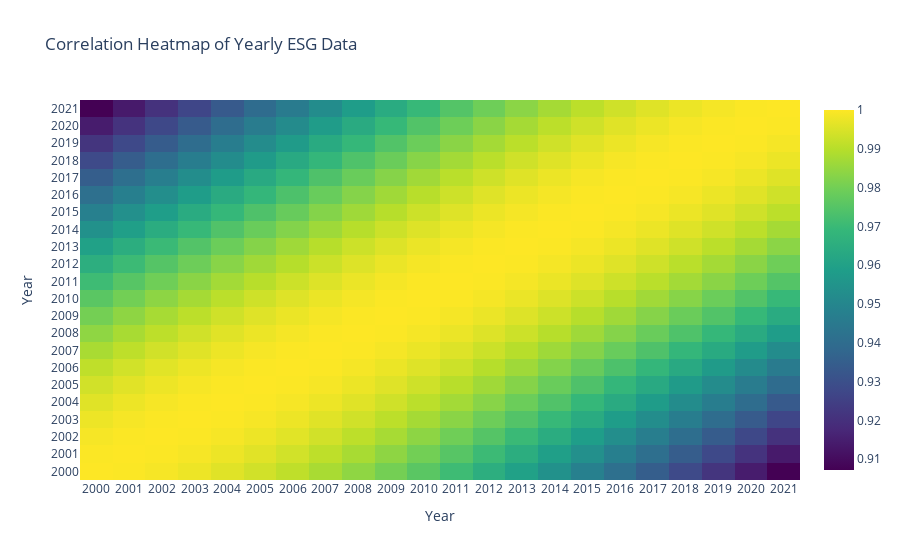

Notebook source saved alongside this figure:
### Code cell
# Compute correlation between year columns and create a heatmap
corr = data_cleaned[year_columns].corr()
fig = go.Figure(data=go.Heatmap(
    z=corr.values,
    x=corr.columns,
    y=corr.columns,
    colorscale='Viridis'
))
fig.update_layout(title='Correlation Heatmap of Yearly ESG Data', xaxis_title='Year', yaxis_title='Year')
fig.show()

### Figure 1 — Plotly figure (JSON) as saved in the notebook; plotly's stock layout.template omitted (floating-point values rounded to 4 significant figures; data arrays with more than 128 entries replaced by an {"elided": "..."} marker saying what was removed)
{"data": [{"colorscale": [[0, "#440154"], [0.1111, "#482878"], [0.2222, "#3e4989"], [0.3333, "#31688e"], [0.4444, "#26828e"], [0.5556, "#1f9e89"], [0.6667, "#35b779"], [0.7778, "#6ece58"], [0.8889, "#b5de2b"], [1, "#fde725"]], "type": "heatmap", "x": ["2000", "2001", "2002", "2003", "2004", "2005", "2006", "2007", "2008", "2009", "2010", "2011", "2012", "2013", "2014", "2015", "2016", "2017", "2018", "2019", "2020", "2021"], "y": ["2000", "2001", "2002", "2003", "2004", "2005", "2006", "2007", "2008", "2009", "2010", "2011", "2012", "2013", "2014", "2015", "2016", "2017", "2018", "2019", "2020", "2021"], "z": {"elided": "22x22 float values"}}], "layout": {"title": {"text": "Correlation Heatmap of Yearly ESG Data"}, "xaxis": {"title": {"text": "Year"}}, "yaxis": {"title": {"text": "Year"}}}}
